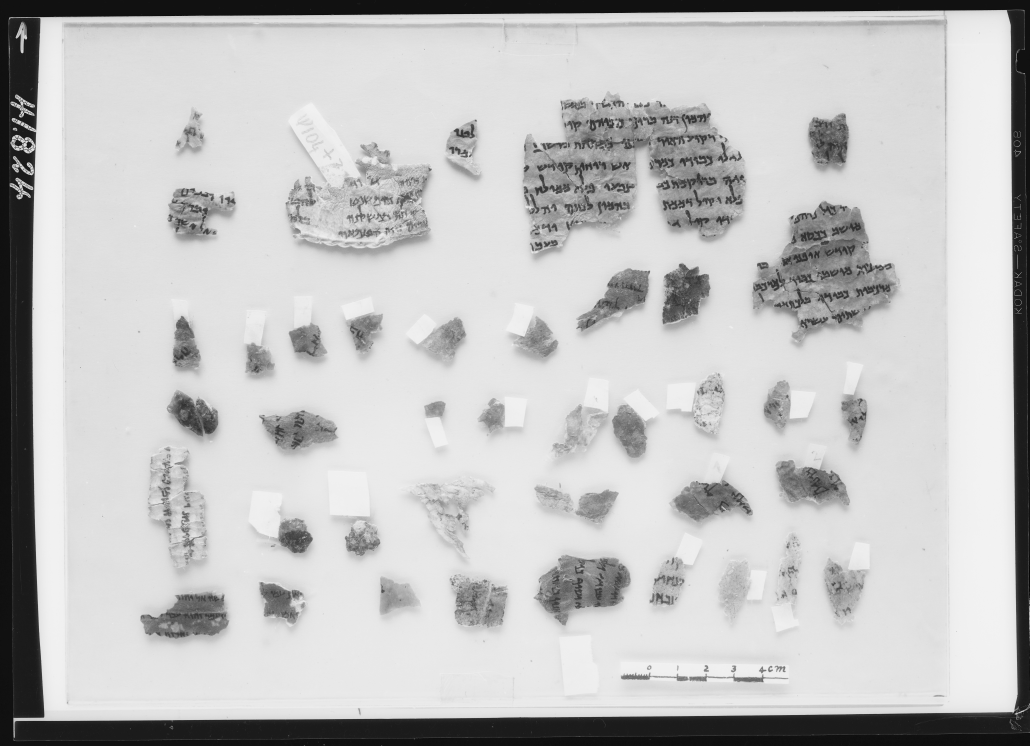
#> input picture images/image3.jpg, 6175 x 4476 px, given in place of image1.jpg, which was not available (shown at 1/6 size)
$ python projectIM2022_q1.py
#> lines starting #> are read from the running program, lines starting #| are printed output that depends on the picture; after the words box and inside, x2 and y2 are one past the last pixel; in counts of white or black regions, pixels touching at a corner belong together; pictures that were not available may be replaced by others from this repository, and a replacement may not be noted
import copy
import math

import cv2
import numpy as np
import pandas as pd


# ---- scrolls possible sizes------#

def tiny_scrolls(width: int,
                 height: int) -> bool:
    if 10 < width < 70 and 10 < height < 70:
        return True
    return False


def small_scrolls(width: int,
                  height: int) -> bool:
    if 30 < width < 70 and 30 < height < 70:
        return True
    return False


def medium_scrolls(width: int,
                   height: int) -> bool:
    if 30 < width < 180 and 30 < height < 180:
        return True
    return False


def large_scrolls(width: int,
                  height: int) -> bool:
    if 30 < width < 350 and 30 < height < 500:
        return True
    return False


def huge_scrolls(width: int,
                 height: int) -> bool:
    if 30 < width < 600 and 30 < height < 600:
        return True
    return False


def found_scroll_info(x: int,
                      y: int,
                      width: int,
                      height: int) -> dict:
    """
    gathers all the information about the scroll found
    :param x: left top x value
    :param y: right bottom y value
    :param width: the width of the rectangle that covers the scroll
    :param height: the height of the rectangle that covers the scroll
    :return: all the information gathered
    """

    return {
        "distance": math.sqrt(x ** 2 + y ** 2),
        "left": x,
        "top": y,
        "width": width,
        "height": height
    }


def import_boxing_information_to_csv_file(found_scroll_info: list[dict],
                                          image_name: str):
    """
    imports all the information of the found scrolls to a csv file
    :param found_scroll_info: the info of each scroll in a list
    :param image_name: the name of the image
    """

    all_coordinates = []
    for data in found_scroll_info:
        points_as_in_instructions = [data['left'], data['top'], data['left'] + data['width'],
                                     data['top'] + data['height']]
        top_left_coordinate = (data['left'], data['top'])
        bottom_right_coordinate = (data['left'] + data['width'], data['top'] + data['height'])

        all_coordinates.append([points_as_in_instructions, top_left_coordinate, bottom_right_coordinate])

    df = pd.DataFrame(
        columns=['coordinates in the format of the instructions', 'top left coordinate', 'bottom right coordinate'],
        data=all_coordinates)
    df.index = np.arange(1, len(df) + 1)

    df.to_csv(f'{image_name}_boxing.csv')


def drawBoundingBoxes(img: np.ndarray,
                      scrolls_found_info: list[dict],
                      image_name: str,
                      color: tuple = (0, 0, 0)):
    """Draw bounding boxes on an image.
    :param img: image data
    :param scrolls_found_info: the data about each scroll found
    :param image_name: the name image
    :param color: Bounding box color candidates, list of RGB tuples.
    """
    for scroll in scrolls_found_info:
        left = scroll['left']
        top = scroll['top']
        right = scroll['left'] + scroll['width']
        bottom = scroll['top'] + scroll['height']
        label = scroll['label']
        image_height, image_width, _ = img.shape
        thick = int((image_height + image_width) // 900)
        cv2.rectangle(img, (left, top), (right, bottom), color, thick)
        cv2.putText(img, label, (left, top - 12), 0, 1e-3 * image_height, color, thick // 3)
    cv2.imshow(f'Boxing scrolls {image_name}', img)
    cv2.waitKey(0)
    cv2.destroyAllWindows()


def detect_scrolls(img: np.ndarray,
                   add_threshold: bool,
                   image_name: str) -> None:
    """
    Detects the scrolls using several functions including threshold, contour, and more
    :param img: the image
    :param add_threshold: some images need double threshold to detect the scrolls
    :param image_name: the image name
    """

    hsvImg = cv2.cvtColor(img, cv2.COLOR_BGR2HSV)

    if add_threshold:
        h, s, v = cv2.split(hsvImg)

        thresh = cv2.threshold(v, 165, 255, cv2.THRESH_BINARY)[1]
        thresh = 255 - thresh

        mask = thresh

    low_white = np.array([0, 0, 206])
    high_white = np.array([255, 75, 255])
    white_mask = cv2.inRange(hsvImg, low_white, high_white)

    if add_threshold:
        hsvImg[mask != 0] = (0, 0, 0)

    hsvImg[white_mask != 0] = (0, 0, 0)
    new = cv2.cvtColor(hsvImg, cv2.COLOR_HSV2BGR)
    gray = cv2.cvtColor(new, cv2.COLOR_BGR2GRAY)

    contour, hierarchy = cv2.findContours(image=gray, mode=cv2.RETR_CCOMP, method=cv2.CHAIN_APPROX_SIMPLE)

    scrolls_found = []

    for c in contour:
        x, y, width, height = cv2.boundingRect(c)

        if add_threshold:
            if tiny_scrolls(width, height):
                scrolls_found.append(found_scroll_info(x, y, width, height))
        else:
            if small_scrolls(width, height):
                scrolls_found.append(found_scroll_info(x, y, width, height))
            elif medium_scrolls(width, height):
                scrolls_found.append(found_scroll_info(x, y, width, height))
            elif large_scrolls(width, height):
                scrolls_found.append(found_scroll_info(x, y, width, height))
            elif huge_scrolls(width, height):
                scrolls_found.append(found_scroll_info(x, y, width, height))

    if len(scrolls_found) < 10:
        detect_scrolls(img,
                       True,
                       image_name)
    else:
        scrolls_found.sort(key=lambda x: x['distance'])
        label_index = 1
        for scroll in scrolls_found:
            scroll['label'] = str(label_index)
            label_index = label_index + 1

        import_boxing_information_to_csv_file(found_scroll_info=scrolls_found,
                                              image_name=image_name)

        drawBoundingBoxes(img=resized_img,
                          scrolls_found_info=scrolls_found,
                          image_name=image_name)


if __name__ == '__main__':
    number_of_images = 8
    for image_index in range(1, number_of_images + 1):
        img = cv2.imread(f'images/image{image_index}.jpg')
#> img is the input picture: shape (4476, 6175, 3); min 0, max 255, mean 193.7

        scale_percent = 15  # percent of original size
        width = int(img.shape[1] * scale_percent / 100)
#> width = 926
        height = int(img.shape[0] * scale_percent / 100)
#> height = 671
        dim = (width, height)
#> dim = (926, 671)

        # resize image
        resized = cv2.resize(img, dim, interpolation=cv2.INTER_AREA)
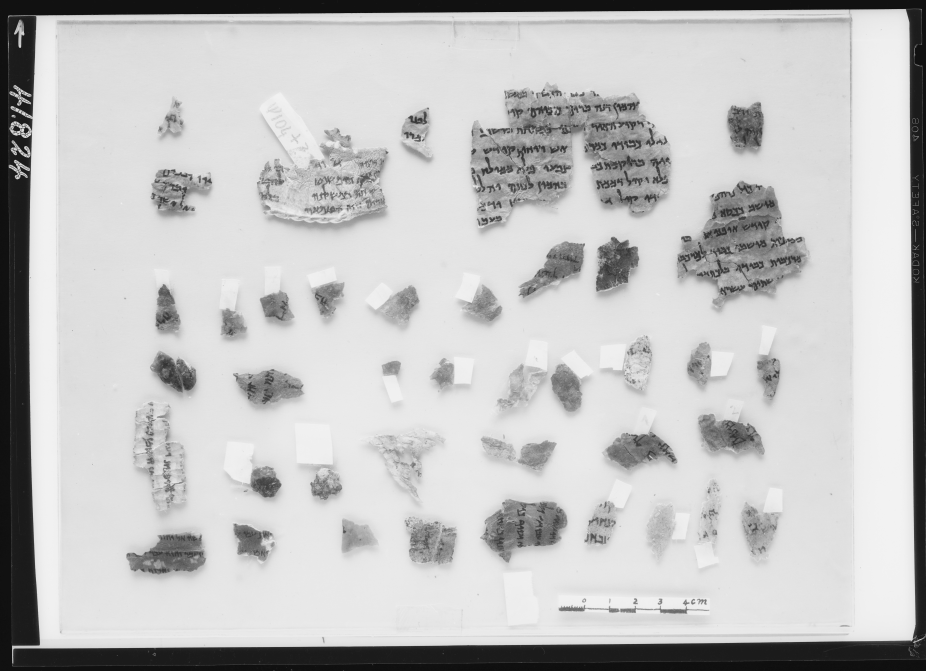
#> resized: shape (671, 926, 3); min 13, max 243, mean 193.7
        resized_img = copy.copy(resized)

        detect_scrolls(img=resized_img,
                       add_threshold=False,
                       image_name=f'image{image_index}')
#> in detect_scrolls, `hsvImg = cv2.cvtColor(img, cv2.COLOR_BGR2HSV)`: hsvImg: shape (671, 926, 3); mean H, S, V 0, 0, 193.7
#> in detect_scrolls, `white_mask = cv2.inRange(hsvImg, low_white, high_white)`:
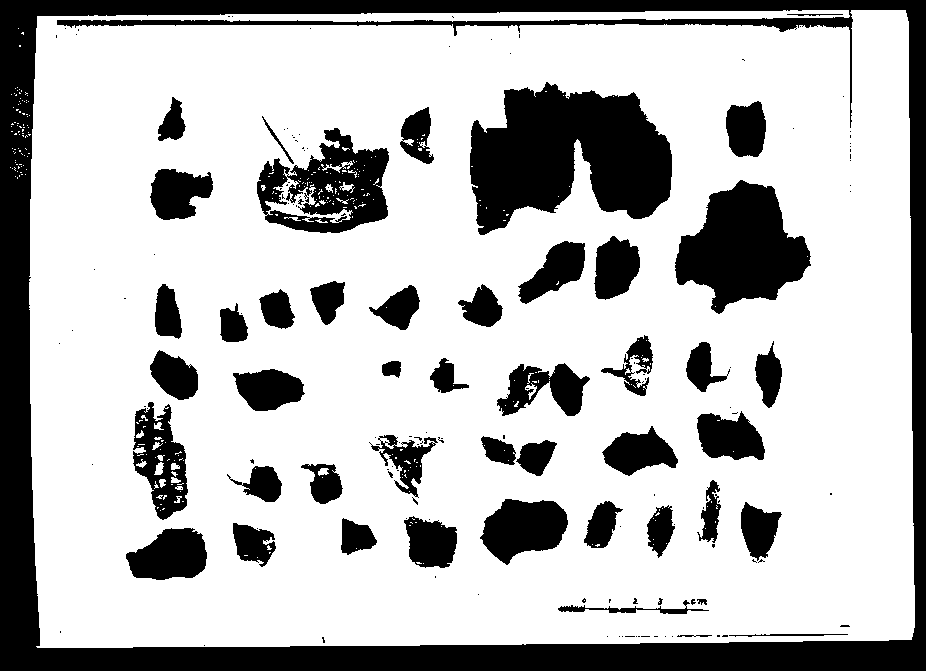
#> white_mask: shape (671, 926); 73.3% white; 164 black regions (116 under 20 px)
#> in detect_scrolls, `hsvImg[white_mask != 0] = (0, 0, 0)`: hsvImg: shape (671, 926, 3); mean H, S, V 0, 0, 27.9
#> in detect_scrolls, `new = cv2.cvtColor(hsvImg, cv2.COLOR_HSV2BGR)`:
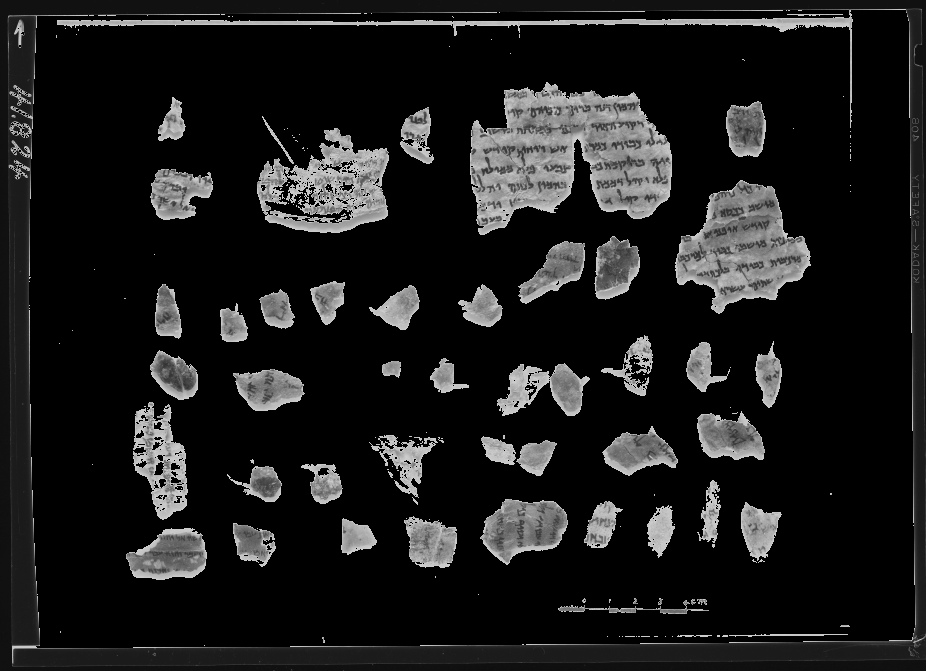
#> new: shape (671, 926, 3); min 0, max 205, mean 27.9
#> in detect_scrolls, `contour, hierarchy = cv2.findContours(image=gray, mode=cv2.RETR_CCOMP,..`: contour = 592 contours, 505 with area under 20; largest, box (x1, y1, x2, y2) and area: (0, 0, 926, 671) 619750, (28, 9, 916, 649) 553438, (470, 82, 672, 235) 20234, (675, 180, 811, 314) 10734, (257, 128, 389, 233) 8901
#> the loop in detect_scrolls, `for c in contour:` made 592 passes
#> (x, y, width, height) on passes 1 to 3: (204, 645, 1, 1), (322, 637, 3, 6), (672, 636, 1, 1)
#> after the loop in detect_scrolls, `for c in contour:`: scrolls_found = 34 items
#> the loop in detect_scrolls, `for scroll in scrolls_found:` made 34 passes
#> after the loop in detect_scrolls, `for scroll in scrolls_found:`: label_index = 35
#> the loop in import_boxing_information_to_csv_file, `for data in found_scroll_info:` made 34 passes
#> (top_left_coordinate, bottom_right_coordinate) on passes 1 to 12: ((150, 169), (213, 220)), ((262, 116), (294, 164)), ((257, 128), (389, 233)), ((264, 176), (353, 224)), ((150, 350), (198, 400)), ((259, 289), (295, 329)), ((400, 107), (434, 164)), ((310, 281), (345, 325)), ((133, 402), (188, 520)), ((233, 369), (305, 411)), ((369, 285), (420, 330)), ((470, 82), (672, 235))
#> after the loop in import_boxing_information_to_csv_file, `for data in found_scroll_info:`: all_coordinates = 34 items
#> in import_boxing_information_to_csv_file, `df = pd.DataFrame( columns=['coordinates in the format of the instruct..`: df = table of 34 rows and 3 columns
#> the loop in drawBoundingBoxes, `for scroll in scrolls_found_info:` made 34 passes
#> (left, top, right, bottom, label) on passes 1 to 12: (150, 169, 213, 220, '1'), (262, 116, 294, 164, '2'), (257, 128, 389, 233, '3'), (264, 176, 353, 224, '4'), (150, 350, 198, 400, '5'), (259, 289, 295, 329, '6'), (400, 107, 434, 164, '7'), (310, 281, 345, 325, '8'), (133, 402, 188, 520, '9'), (233, 369, 305, 411, '10'), (369, 285, 420, 330, '11'), (470, 82, 672, 235, '12')
#> after the loop in drawBoundingBoxes, `for scroll in scrolls_found_info:`:
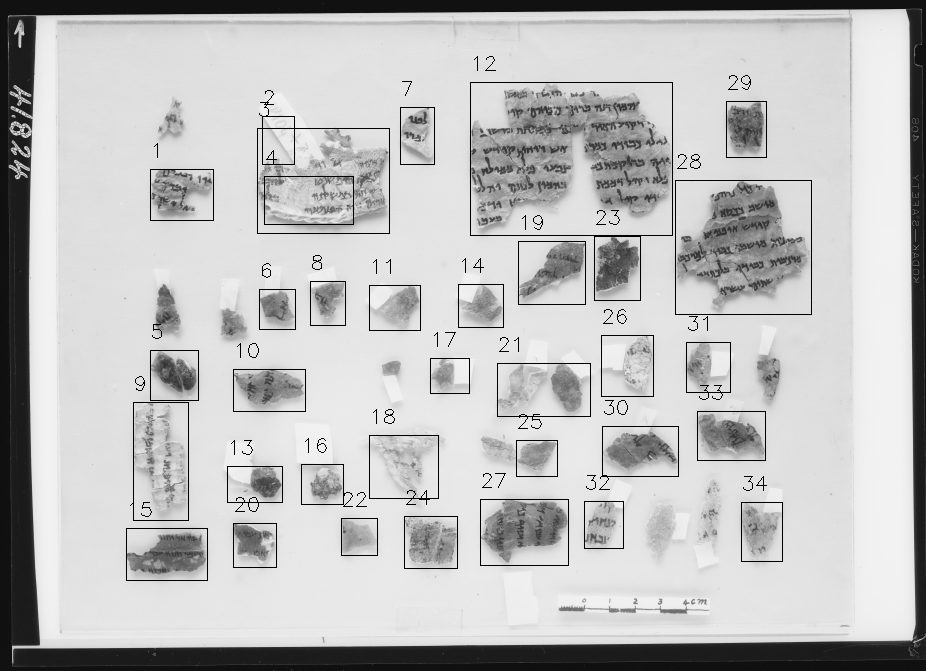
#> img: shape (671, 926, 3); 1.61% of pixels changed, all inside (x1, y1, x2, y2) = (126, 56, 812, 581)
#> pass 2 of the loop `for image_index in range(1, number_of_images + 1):`:
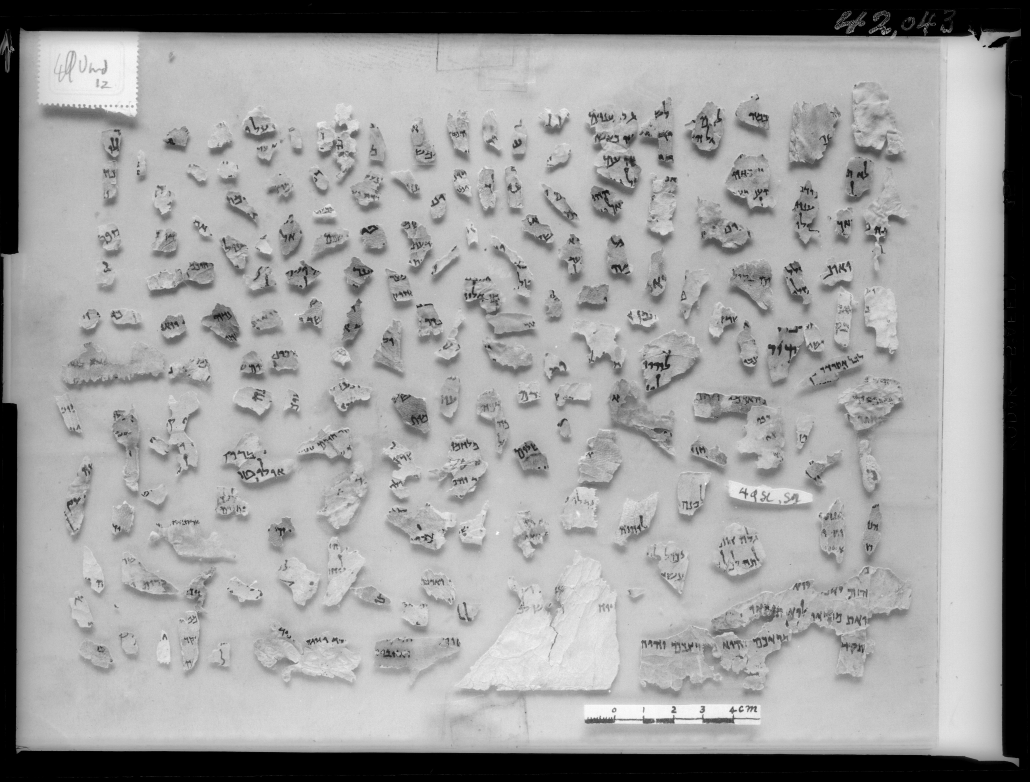
#> input picture images/image4.jpg, 4117 x 3125 px, given in place of image2.jpg, which was not available (shown at 1/4 size)
#> img is the input picture: shape (3125, 4117, 3); min 0, max 255, mean 158.9
#> resized: shape (468, 617, 3)
#> in detect_scrolls (call 2), `white_mask = cv2.inRange(hsvImg, low_white, high_white)`:
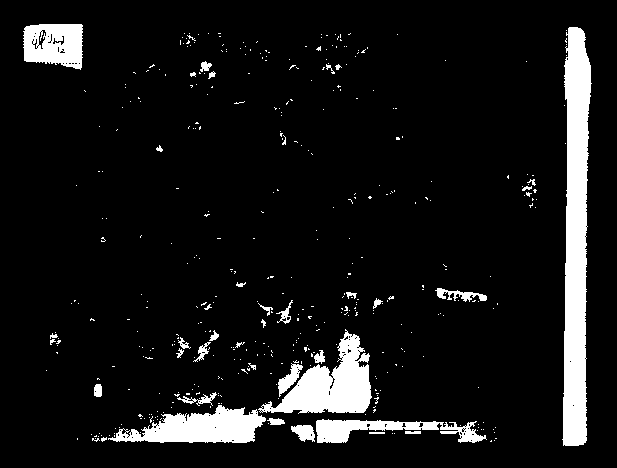
#> white_mask: shape (468, 617); 8.4% white; 420 white regions (384 under 20 px), largest, box (x1, y1, x2, y2) and area: (562, 27, 592, 446) 9029, (258, 329, 372, 414) 4273, (108, 405, 266, 443) 3440
#> new: shape (468, 617, 3)
#> gray: shape (468, 617)
#> the loop in detect_scrolls (call 2), `for c in contour:` made 776 passes
#> c on passes 1 to 3: [[73, 465], [79, 465]], [[61, 465], [71, 465]], [[34, 465], [59, 465]]
#> h: shape (468, 617); every value is 0
#> after the loop in drawBoundingBoxes (call 2), `for scroll in scrolls_found_info:`:
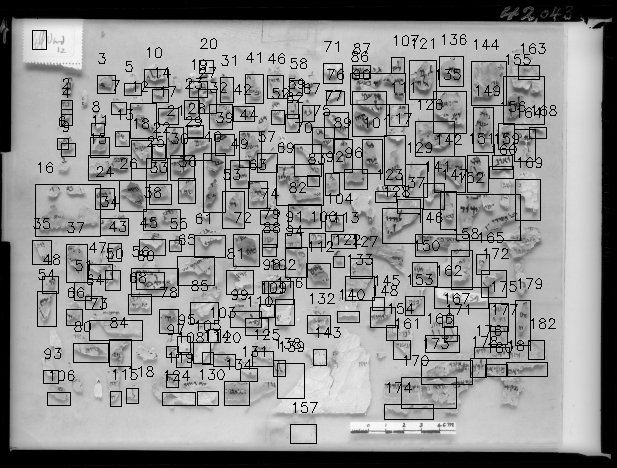
#> img: shape (468, 617, 3); min 0, max 249, mean 143.6
#> (the run stopped early here; a loop or call above may not have finished)
